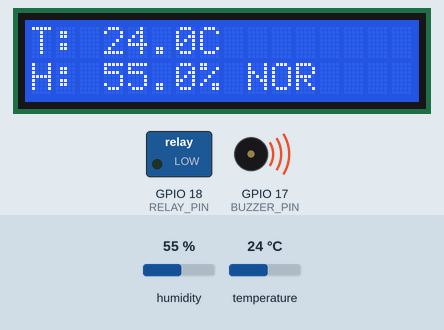
Recording of a sketch running on a simulated ESP32. Shown: 16×2 character LCD, switched loads named in the sketch (green lamp = pin HIGH), buzzer (waves = sounding, pin HIGH). Inputs (shaded band) come from the test bench; at power-on: temperature 24 °C, humidity 55 %. WiFi joins after 1.5 s; servers stay silent unless stated; what the sketch prints to the serial monitor is not drawn.

Above: at 2.7 s.
2.8 s: temperature set to 27.5 °C
At 7.7 s:
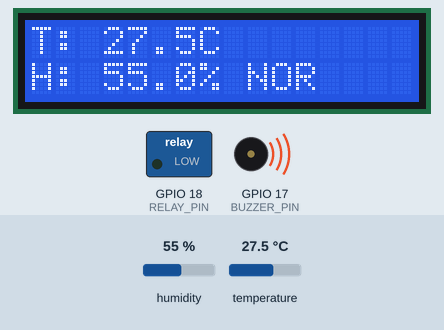
8.0 s: temperature set to 28.6 °C
At 11.1 s:
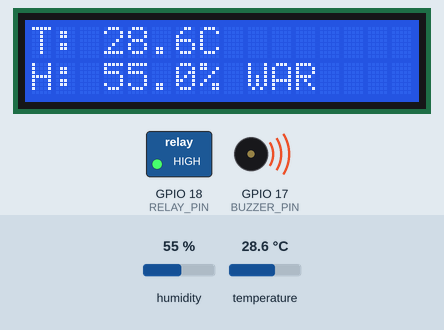
12.0 s: temperature set to 31.4 °C
At 15.5 s:
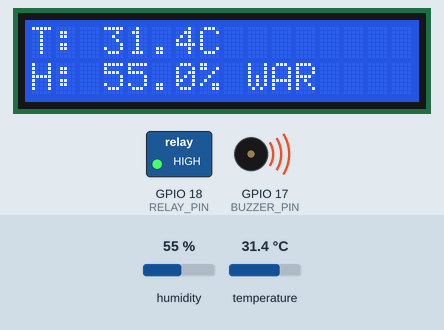
16.1 s: temperature set to 32.8 °C
At 19.9 s:
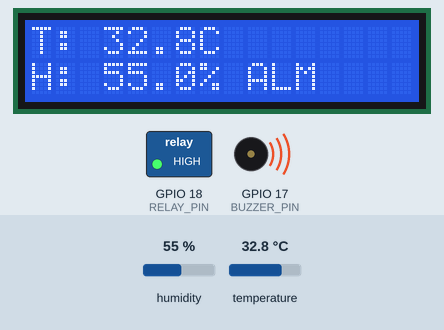
21.0 s: temperature set to 12 °C
At 22.4 s:
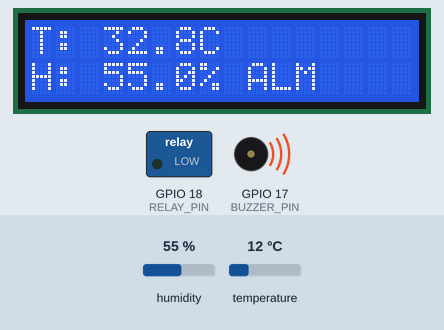
24.1 s: temperature set to 33 °C
At 26.4 s:
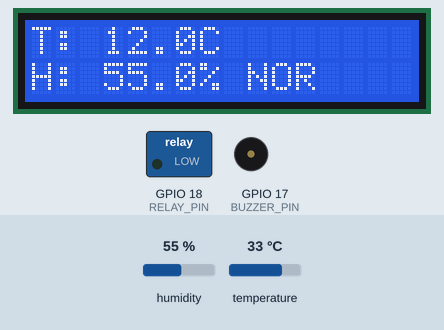
Timing chart, 0 to 31.5 s (numbered marks = the images above; inputs shaded):
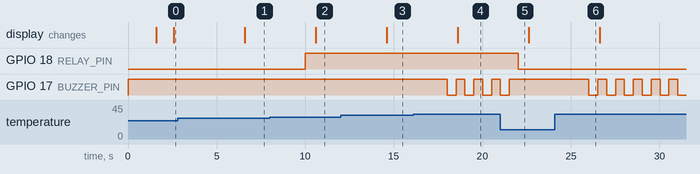

Measured:
- the behaviour switches between 28 and 28.1 °C on temperature (found by bisection; images 1 and 2)
- the behaviour switches between 32 and 32.1 °C on temperature (found by bisection; images 3 and 4)
- after the input at 2.8 s, the display: changes after 3.8 s (image 1)
- after the input at 8.0 s, GPIO 18 (RELAY_PIN): LOW → HIGH after 2.0 s; the display: changes after 2.6 s (image 2)
- after the input at 12.0 s, the display: changes after 2.6 s (image 3)
- after the input at 16.1 s, GPIO 17 (BUZZER_PIN): alternates HIGH for 0.50 s and LOW for 0.50 s, starting after 1.9 s; the display: changes after 2.5 s (image 4)
- after the input at 21.0 s, GPIO 18 (RELAY_PIN): HIGH → LOW after 1.0 s; GPIO 17 (BUZZER_PIN): goes on until 21.5 s, then stays HIGH
- after the input at 24.1 s, GPIO 17 (BUZZER_PIN): alternates HIGH for 0.50 s and LOW for 0.50 s, starting after 1.9 s

The sketch:

bt5v2.ino
```cpp
#include <WiFi.h>
#include <WebSocketsClient.h>
#include <LiquidCrystal_I2C.h>
#include <DHT.h>

#define USE_WIFI 1

// WIFI
const char* ssid = "HOANG TAN";
const char* password = "0795617961";

// WS
WebSocketsClient webSocket;
const char* host = "192.168.1.100";
const int port = 3000;

// SENSOR
#define DHTPIN 15
#define DHTTYPE DHT22

// HARDWARE
#define RELAY_PIN 18
#define BUZZER_PIN 17

// LIMIT
#define TEMP_LIMIT 28
#define HUMI_LIMIT 85
#define TEMP_ALARM 32
#define HUMI_ALARM 95

DHT dht(DHTPIN, DHTTYPE);
LiquidCrystal_I2C lcd(0x27,16,2);

// STATE
enum AppState {
  NORMAL,
  WARNING,
  ALARM,
  ERROR_STATE
};

AppState appState = NORMAL;

// DATA
float temp = 0;
float humi = 0;
bool errorSensor = false;
int errorSensorCount = 0;

// TIMER
unsigned long lastSensor = 0;
unsigned long lastLCD = 0;
unsigned long buzzer_time = 0;

#if USE_WIFI
unsigned long lastReconnectWiFi = 0;
unsigned long lastReconnectWS = 0;
unsigned long lastSend = 0;
unsigned long lastHeartbeat = 0;

bool wsConnected = false;
#endif

// ================= WIFI =================
#if USE_WIFI
void connectWiFi() {
  Serial.println("Connecting WiFi...");
  WiFi.begin(ssid, password);
}
#endif

// ================= WS =================
#if USE_WIFI
void webSocketEvent(WStype_t type, uint8_t * payload, size_t length) {
  switch(type) {
    case WStype_CONNECTED:
      Serial.println("WS Connected");
      wsConnected = true;
      break;

    case WStype_DISCONNECTED:
      Serial.println("WS Disconnected");
      wsConnected = false;
      break;
  }
}
#endif

// ================= SENSOR =================
void readSensor() {
  float t = dht.readTemperature();
  float h = dht.readHumidity();

  if (isnan(t) || isnan(h)) {
    errorSensorCount++;
    if(errorSensorCount >= 5) errorSensor = true;
    return;
  }

  temp = t;
  humi = h;

  errorSensor = false;
  errorSensorCount = 0;
}

// ================= STATE =================
void updateAppState() {
  if(errorSensor) appState = ERROR_STATE;
  else if(temp > TEMP_ALARM || humi > HUMI_ALARM) appState = ALARM;
  else if(temp > TEMP_LIMIT || humi > HUMI_LIMIT) appState = WARNING;
  else appState = NORMAL;
}

// ================= CONTROL =================
void handleAppState() {

  switch(appState) {

    case NORMAL:
      digitalWrite(RELAY_PIN, LOW);
      digitalWrite(BUZZER_PIN, HIGH);
      break;

    case WARNING:
      digitalWrite(RELAY_PIN, HIGH);
      break;

    case ALARM:
      if(millis() - buzzer_time > 500) {
        buzzer_time = millis();
        digitalWrite(BUZZER_PIN, !digitalRead(BUZZER_PIN));
      }
      break;

    case ERROR_STATE:
      digitalWrite(RELAY_PIN, HIGH);
      digitalWrite(BUZZER_PIN, LOW);
      break;
  }
}

// ================= LCD =================
char line1[17];
char line2[17];

void displayLCD() {
  // format cố định → KHÔNG chớp
  snprintf(line1, sizeof(line1), "T:%5.1fC", temp);
  snprintf(line2, sizeof(line2), "H:%5.1f%%", humi);

  lcd.setCursor(0,0);
  lcd.print(line1);

  lcd.setCursor(0,1);

  switch(appState) {
    case NORMAL:
      lcd.print(line2);
      lcd.print(" NOR");
      break;
    case WARNING:
      lcd.print(line2);
      lcd.print(" WAR");
      break;
    case ALARM:
      lcd.print(line2);
      lcd.print(" ALM");
      break;
    case ERROR_STATE:
      lcd.print("SENSOR ERROR   ");
      break;
  }
}

#if USE_WIFI
// ================= SEND =================
void sendData() {
  if(!wsConnected) return;

  String data = "{";
  data += "\"temp\":" + String(temp) + ",";
  data += "\"humi\":" + String(humi);
  data += "}";

  webSocket.sendTXT(data);
}
#endif

// ================= SETUP =================
void setup() {
  Serial.begin(115200);

  pinMode(RELAY_PIN, OUTPUT);
  pinMode(BUZZER_PIN, OUTPUT);

  digitalWrite(RELAY_PIN, LOW);
  digitalWrite(BUZZER_PIN, HIGH);

  lcd.init();
  lcd.backlight();

  dht.begin();

#if USE_WIFI
  connectWiFi();

  Serial.print("Waiting WiFi");
  while (WiFi.status() != WL_CONNECTED) {
    delay(500);
    Serial.print(".");
  }

  Serial.println("\nWiFi Connected!");
#endif
}

// ================= LOOP =================
void loop() {

#if USE_WIFI
  webSocket.loop();

  // reconnect WiFi
  if (WiFi.status() != WL_CONNECTED) {
    if (millis() - lastReconnectWiFi > 5000) {
      lastReconnectWiFi = millis();
      connectWiFi();
    }
  }

  // reconnect WS
  if (!wsConnected) {
    if (millis() - lastReconnectWS > 5000) {
      lastReconnectWS = millis();
      webSocket.begin(host, port, "/");
      webSocket.onEvent(webSocketEvent);
    }
  }
#endif

  // ===== SENSOR =====
  if(millis() - lastSensor > 2000) {
    lastSensor = millis();
    readSensor();
    updateAppState();
  }

  // ===== CONTROL =====
  handleAppState();

  // ===== LCD (1s update) =====
  if(millis() - lastLCD > 1000) {
    lastLCD = millis();
    displayLCD();
  }

#if USE_WIFI
  // ===== SEND =====
  if(millis() - lastSend > 3000) {
    lastSend = millis();
    sendData();
  }

  if(millis() - lastHeartbeat > 10000) {
    lastHeartbeat = millis();
    webSocket.sendTXT("ping");
  }
#endif
}
```
